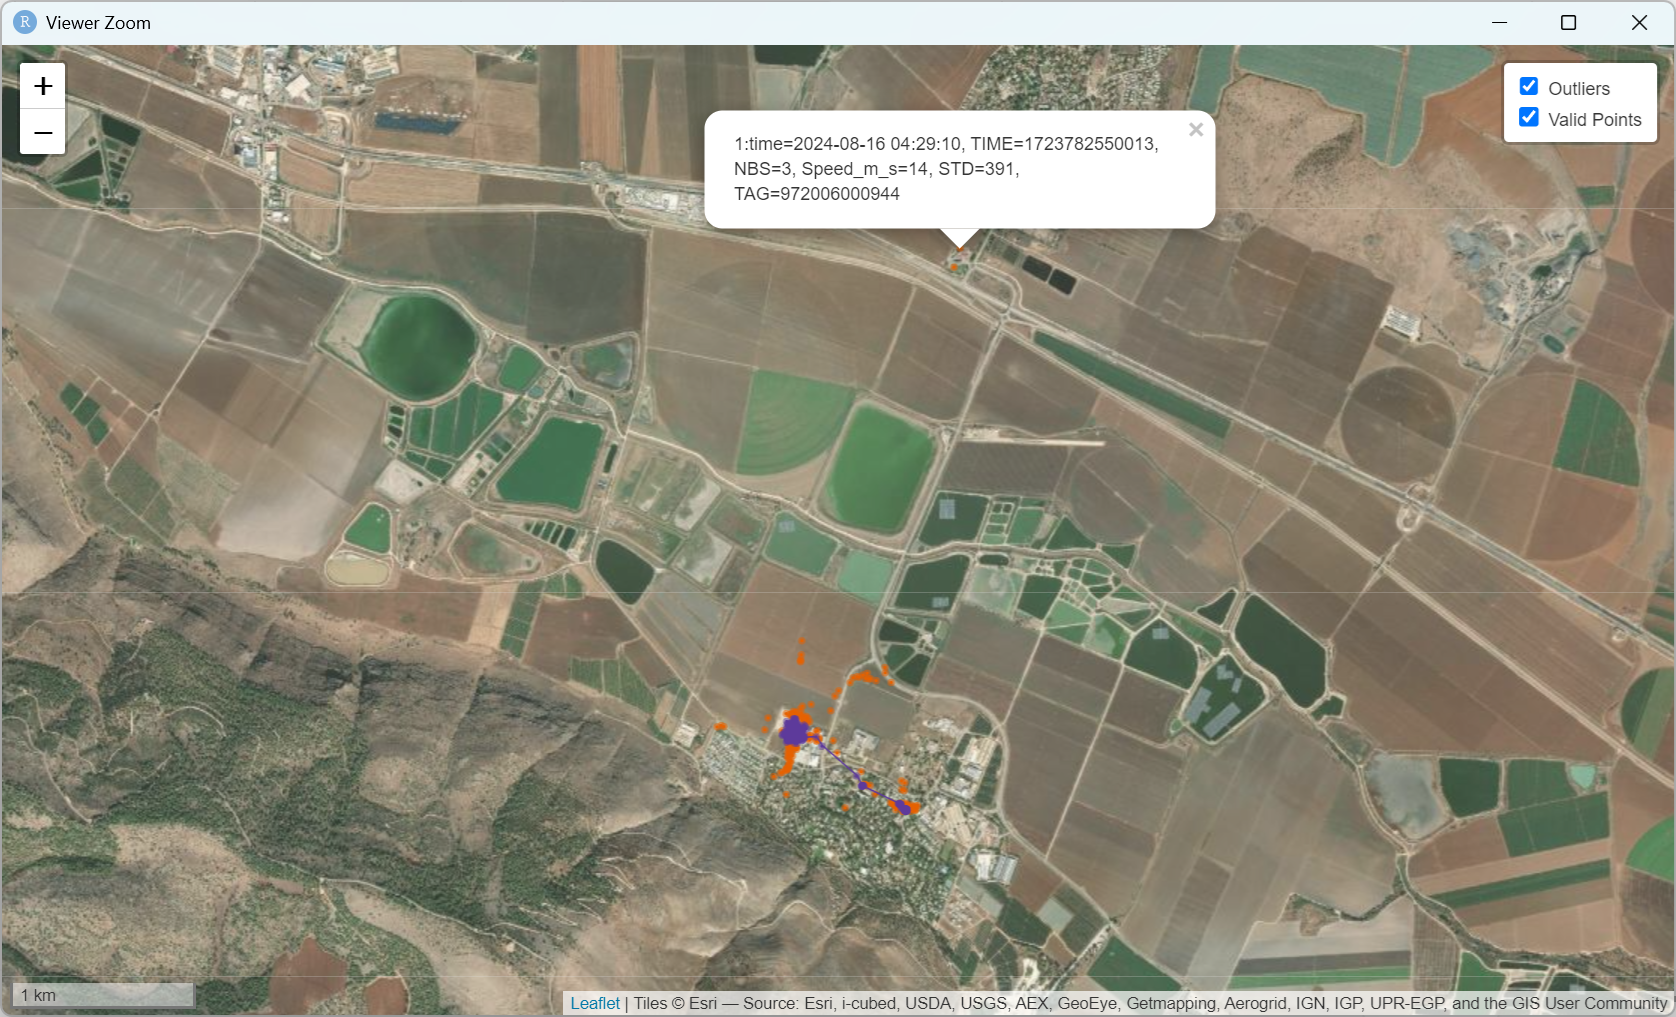

Generate this figure with R:
#' Create a map of two different ATLAS datasets
#' 
#' @description
#' plot an interactive map of the ATLAS location points, a popup of information about each point, 
#' and trajectories between consequent points- from a single data set, for example a single track
#' 
#' @param dd1,dd2 The data sets that should be plotted.
#' @param MapProvider The map tiles provider (default is 'Esri.WorldImagery').
#' @param legendLabels Labels of 'dd1' and 'dd2' for the map's legend. Example: c("1", "2")
#' 
#' @return An interactive map that displays two different tracks (datasets) with distinct colors and popups.
#' 
#' @import leaflet
#' @import sf
#' @importFrom RColorBrewer brewer.pal  
#'
interactive_map_two_atlas_datasets <- function(dd1,dd2,MapProvider='Esri.WorldImagery', legendLabels=c("1", "2")) 
{
  
  library(leaflet)
  library(sf)
  library(RColorBrewer)
  library(dplyr)
  library(htmltools)
  
  # Check if the required columns exist in both 'dd1' and 'dd2'. 
  # If a column is missing, add it with NA values.
  varlist =c("PENALTY","spd","distance","moveAngle","stdVarXY","val1","val2","ellipsDir","DistMed5","Z")
  for (varname in varlist){
    if (!(varname %in% names(dd1)))
      dd1[,varname] <- NA
    if (!(varname %in% names(dd2)))
      dd2[,varname] <- NA
  }
  
  # Remove rows with NA in X or Y columns
  dd1 <- dd1[!is.na(dd1$X) & !is.na(dd1$Y), ]
  dd2 <- dd2[!is.na(dd2$X) & !is.na(dd2$Y), ]
  
  # Define CRS for the datasets
  itm <- 2039  # EPSG code for your local CRS
  wgs84 <- 4326  # EPSG code for WGS84
  
  # Convert data frames to sf objects
  dd1_sf <- st_as_sf(dd1, coords = c("X", "Y"), crs = itm)
  dd2_sf <- st_as_sf(dd2, coords = c("X", "Y"), crs = itm)
  
  # Transform to WGS84
  llpd1_sf <- st_transform(dd1_sf, crs = wgs84)
  llpd2_sf <- st_transform(dd2_sf, crs = wgs84)
  
  # Group points by TAG, and then create LINESTRING for polylines
  # Grouping by tag is done to avoid connecting the geometries of different animals
  llpd1_lines <- llpd1_sf %>%
    group_by(TAG) %>%
    summarize(do_union = FALSE) %>%  # Prevent union of geometries
    st_cast("LINESTRING")
  
  llpd2_lines <- llpd2_sf %>%
    group_by(TAG) %>%
    summarize(do_union = FALSE) %>%
    st_cast("LINESTRING")
  
  # Convert Unix timestamp to a UTC humandate in ATLAS format
  source(paste0(getwd(), "/time_conversions.R"))
  llpd1_sf$dateTimeFormatted <- unix_timestamp_to_human_date(llpd1_sf$TIME)
  llpd2_sf$dateTimeFormatted <- unix_timestamp_to_human_date(llpd2_sf$TIME)
  
  # Define color palette
  col <- brewer.pal(n = 6, name = 'Dark2')
  
  ll <- leaflet() %>%
    
    # Add the base map
    addProviderTiles(MapProvider, options = providerTileOptions(opacity = 0.8)) %>%
    
    # # Add lines that connect the point locations included in 'dd1'
    # addPolylines(data = llpd1_lines, weight = 1, opacity = 1, color = "#E66100", group = legendLabels[1]) %>%
    
    # Add circles at the locations of the first dataset 'dd1'
    addCircles(data = llpd1_sf, weight = 3, fillOpacity = 1, color = "#E66100", group = legendLabels[1],
               popup = ~htmlEscape(paste0("1:time=", as.character(llpd1_sf$dateTimeFormatted),
                                          ", TIME=", as.character(llpd1_sf$TIME),
                                          ", NBS=", as.character(llpd1_sf$NBS),
                                          ", Speed_m_s=", as.character(round(llpd1_sf$Speed_m_s)),
                                          ", STD=", as.character(round(llpd1_sf$STD)),
                                          ", TAG=", llpd1_sf$TAG))) %>%
    
    # Add lines that connect the point locations included in 'dd2'
    addPolylines(data = llpd2_lines, weight = 1, opacity = 1, color = "#5D3A9B", group = legendLabels[2]) %>%
    
    # Add circles at the locations of the first dataset 'dd2'
    addCircles(data = llpd2_sf, weight = 3, fillOpacity = 1, color = "#5D3A9B", group = legendLabels[2],
               popup = ~htmlEscape(paste0("2:time=", as.character(llpd2_sf$dateTimeFormatted),
                                          ", TIME=", as.character(llpd2_sf$TIME),
                                          ", NBS=", as.character(llpd2_sf$NBS),
                                          ", Speed_m_s=", as.character(round(llpd2_sf$Speed_m_s)),
                                          ", STD=", as.character(round(llpd2_sf$STD)),
                                          ", TAG=", llpd2_sf$TAG))) %>%
    
    # Add a scale bar to the map
    addScaleBar(position = c("bottomleft"), options = scaleBarOptions(imperial = FALSE, maxWidth = 200)) %>%
    
    # Add a layer control to the map to allow users to toggle the visibility of the different tracks.
    addLayersControl(
      overlayGroups = legendLabels,
      options = layersControlOptions(collapsed = FALSE, autoZIndex = TRUE))
  
  return(ll)
  # print(ll) # To display the map without returning it.
}

# # Usage example
# map <- interactive_map_two_atlas_datasets(dd1 = outliers_dataframe,
#                                           dd2 = valid_points_dataframe,
#                                           legendLabels = c("Outliers",
#                                                            "Valid Points"))
# print(map)
